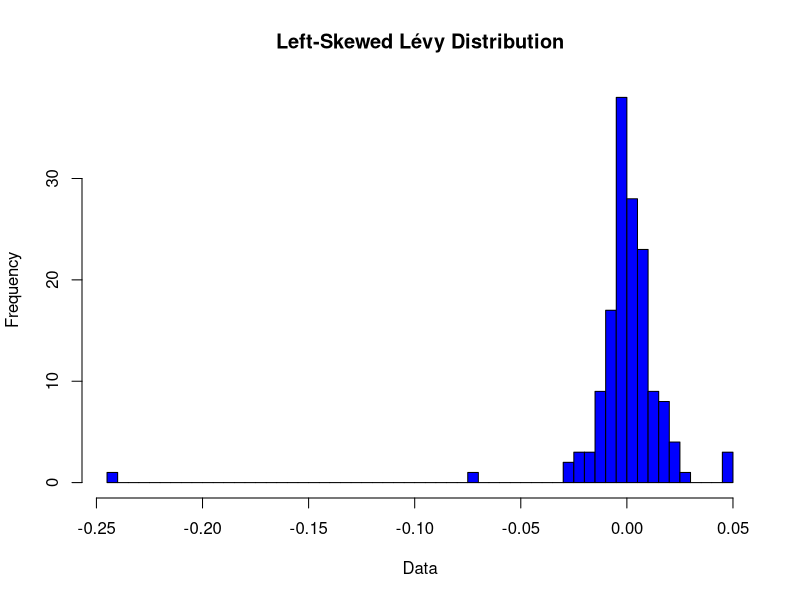
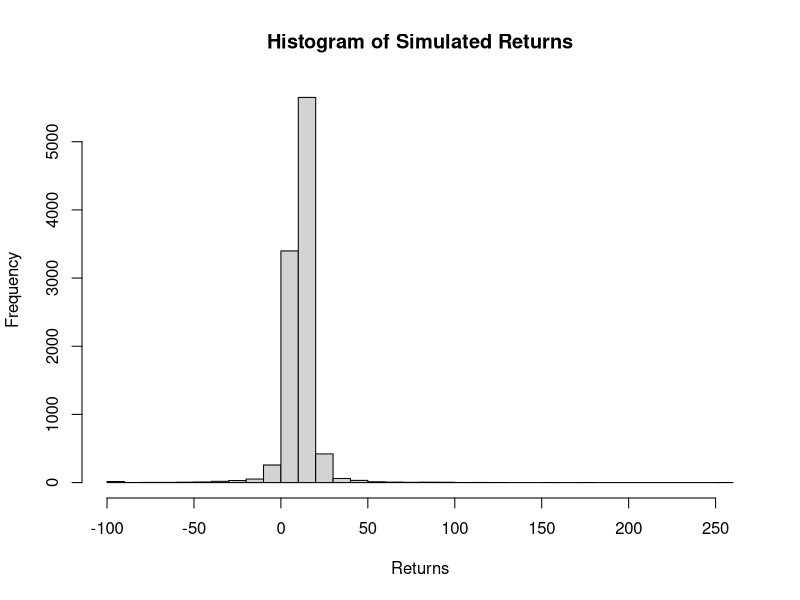

The R source for these figures, in order:
## ---- chunk 1
# Install and load the necessary package
# install.packages("stabledist")
library(stabledist)

# Parameters for the Lévy distribution
alpha <- 1.505  # Stability parameter
beta <- -0.084 # Negative skewness parameter (left-skewed)
gamma <- 0.006433654  # Scale parameter
delta <- 0.0007449581 # Location parameter

# Number of simulations
n <- 150

# Generate random numbers from the Lévy distribution
set.seed(123) # For reproducibility
levy_data <- rstable(n, alpha, beta, gamma, delta)

# Plot the histogram of the simulated data
hist(levy_data, breaks = 50, main = "Left-Skewed Lévy Distribution", xlab = "Data", ylab = "Frequency", col = "blue")
## ---- chunk 2
library(stabledist)

# Simulation parameters
set.seed(233)
alpha <- 1.505  # Stability parameter
beta <- -0.084 # Negative skewness parameter (left-skewed)
gamma <- 0.006433654  # Scale parameter
delta <- 0.0007449581 # Location parameter

n <- 10000  # Number of simulations

# Generate samples from a stable distribution
levy_samples <- rstable(n, alpha, beta, gamma, delta)  

# Truncate returns at -100%
truncated_samples <- pmax(levy_samples, -100)

# Adjust mean and standard deviation (Historical)
desired_mean <- 10.8
desired_sd <- 21

# Calculate current mean and standard deviation
current_mean <- mean(truncated_samples)
current_sd <- sd(truncated_samples)

# Apply linear transformation to adjust mean and standard deviation
adjusted_samples <- (truncated_samples - current_mean) * (desired_sd / current_sd) + desired_mean

# Ensure minimum value is -100 after truncation
adjusted_samples <- pmax(adjusted_samples, -100)

# Example: Simulate future returns over a period
future_returns <- adjusted_samples

# Basic summary statistics
cat("Summary Statistics:\n")
print(summary(future_returns))

# Basic histogram
hist(future_returns, breaks = 50, main = "Histogram of Simulated Returns", xlab = "Returns")

# Probability calculations
p_return_greater_15 <- mean(future_returns > 15)
cat(paste("P(Return > 15) =", p_return_greater_15, "\n"))

p_return_greater_30 <- mean(future_returns > 30)
cat(paste("P(Return > 30) =", p_return_greater_30, "\n"))

# Additional probability calculations
p_between_5_and_15 <- mean(future_returns > 5 & future_returns <= 15)
cat(paste("P(5 < Return <= 15) =", p_between_5_and_15, "\n"))

p_between_15_and_30 <- mean(future_returns > 15 & future_returns <= 30)
cat(paste("P(15 < Return <= 30) =", p_between_15_and_30, "\n"))

p_between_neg5_and_5 <- mean(future_returns > -5 & future_returns <= 5)
cat(paste("P(-5 <= Return <= 5) =", p_between_neg5_and_5, "\n"))

p_between_neg15_and_neg5 <- mean(future_returns > -15 & future_returns <= -5)
cat(paste("P(-15 <= Return <= -5) =", p_between_neg15_and_neg5, "\n"))

p_less_neg15 <- mean(future_returns < -15)
cat(paste("P(Return < -15) =", p_less_neg15, "\n"))

p_less_neg30 <- mean(future_returns < -30)
cat(paste("P(Return < -30) =", p_less_neg30, "\n"))

p_less_neg60 <- mean(future_returns < -60)
cat(paste("P(Return < -60) =", p_less_neg60, "\n"))

## ---- chunk 3
# Confidence level
confidence_level <- 0.95

# Calculate VaR (95% confidence level)
VaR_95 <- quantile(future_returns, 1 - confidence_level)

# Calculate CVaR (Expected Shortfall)
CVaR_95 <- mean(future_returns[future_returns <= VaR_95])

# Calculate maximum CVaR (worst loss within the VaR threshold)
max_CVaR_95 <- min(future_returns[future_returns <= VaR_95])

# Adjust for the investment amount (assuming VaR and CVaR are in percentage terms)
investment <- 100
VaR_95_rupees <- investment * (VaR_95 / 100)
CVaR_95_rupees <- investment * (CVaR_95 / 100)
max_CVaR_95_rupees <- investment * (max_CVaR_95 / 100)

# Print results rounded to 2 decimal places
cat("VaR (95% confidence level) =", round(VaR_95_rupees, 2), "rupees\n")
cat("CVaR (95% confidence level) =", round(CVaR_95_rupees, 2), "rupees\n")
cat("Maximum CVaR (95% confidence level) =", round(max_CVaR_95_rupees, 2), "rupees\n")
